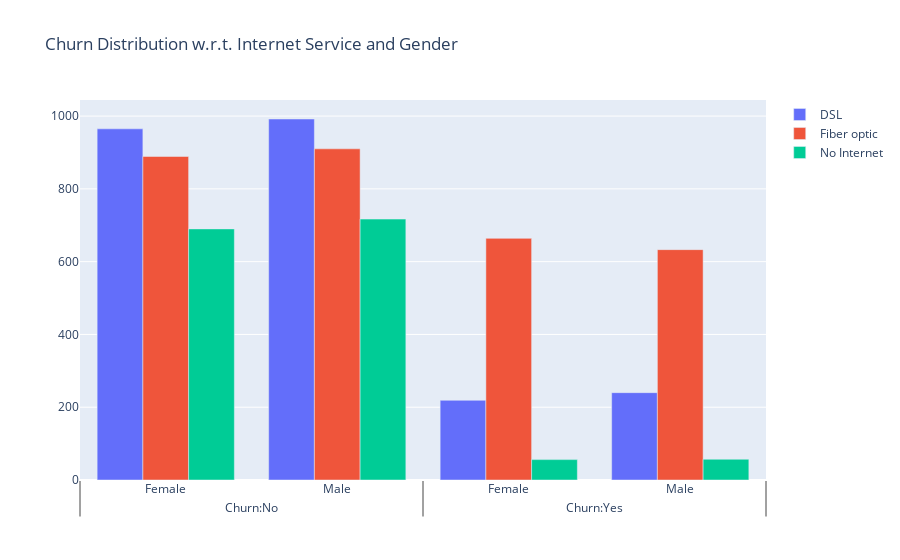

This figure's notebook cell:
### Code cell
fig = go.Figure()

fig.add_trace(go.Bar(
  x = [['Churn:No', 'Churn:No', 'Churn:Yes', 'Churn:Yes'],
       ["Female", "Male", "Female", "Male"]],
  y = [965, 992, 219, 240],
  name = 'DSL',
))

fig.add_trace(go.Bar(
  x = [['Churn:No', 'Churn:No', 'Churn:Yes', 'Churn:Yes'],
       ["Female", "Male", "Female", "Male"]],
  y = [889, 910, 664, 633],
  name = 'Fiber optic',
))

fig.add_trace(go.Bar(
  x = [['Churn:No', 'Churn:No', 'Churn:Yes', 'Churn:Yes'],
       ["Female", "Male", "Female", "Male"]],
  y = [690, 717, 56, 57],
  name = 'No Internet',
))

fig.update_layout(title_text="Churn Distribution w.r.t. Internet Service and Gender")

fig.show()

### Figure 1 — Plotly figure (JSON) as saved in the notebook; plotly's stock layout.template omitted (floating-point values rounded to 4 significant figures)
{"data": [{"name": "DSL", "type": "bar", "x": [["Churn:No", "Churn:No", "Churn:Yes", "Churn:Yes"], ["Female", "Male", "Female", "Male"]], "y": [965, 992, 219, 240]}, {"name": "Fiber optic", "type": "bar", "x": [["Churn:No", "Churn:No", "Churn:Yes", "Churn:Yes"], ["Female", "Male", "Female", "Male"]], "y": [889, 910, 664, 633]}, {"name": "No Internet", "type": "bar", "x": [["Churn:No", "Churn:No", "Churn:Yes", "Churn:Yes"], ["Female", "Male", "Female", "Male"]], "y": [690, 717, 56, 57]}], "layout": {"title": {"text": "Churn Distribution w.r.t. Internet Service and Gender"}}}
